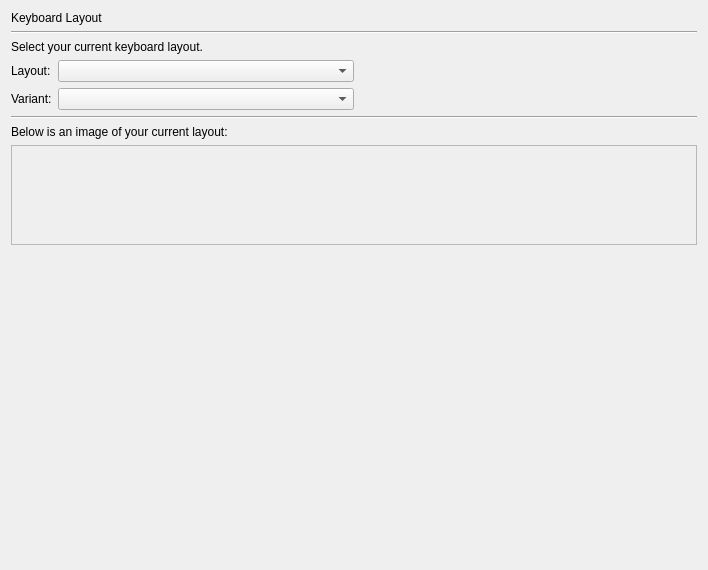
<?xml version="1.0" encoding="UTF-8"?>
<ui version="4.0">
 <class>page</class>
 <widget class="QWidget" name="page">
  <property name="geometry">
   <rect>
    <x>0</x>
    <y>0</y>
    <width>708</width>
    <height>570</height>
   </rect>
  </property>
  <property name="windowTitle">
   <string>Form</string>
  </property>
  <layout class="QVBoxLayout" name="verticalLayout">
   <item>
    <widget class="QLabel" name="keyboard_heading_label">
     <property name="text">
      <string>Keyboard Layout</string>
     </property>
    </widget>
   </item>
   <item>
    <widget class="Line" name="line3">
     <property name="frameShape">
      <enum>QFrame::HLine</enum>
     </property>
     <property name="frameShadow">
      <enum>QFrame::Sunken</enum>
     </property>
     <property name="orientation">
      <enum>Qt::Horizontal</enum>
     </property>
    </widget>
   </item>
   <item>
    <widget class="QLabel" name="keyboard_comment_label">
     <property name="text">
      <string>Select your current keyboard layout.</string>
     </property>
     <property name="wordWrap">
      <bool>false</bool>
     </property>
    </widget>
   </item>
   <item>
    <layout class="QHBoxLayout" name="horizontalLayout">
     <item>
      <layout class="QFormLayout" name="formLayout">
       <property name="fieldGrowthPolicy">
        <enum>QFormLayout::ExpandingFieldsGrow</enum>
       </property>
       <item row="0" column="0">
        <widget class="QLabel" name="keyboard_layout_label">
         <property name="text">
          <string>Layout:</string>
         </property>
        </widget>
       </item>
       <item row="0" column="1">
        <widget class="QComboBox" name="keyboard_layout_combobox">
         <property name="sizePolicy">
          <sizepolicy hsizetype="MinimumExpanding" vsizetype="Fixed">
           <horstretch>0</horstretch>
           <verstretch>0</verstretch>
          </sizepolicy>
         </property>
        </widget>
       </item>
       <item row="1" column="0">
        <widget class="QLabel" name="keyboard_variant_label">
         <property name="text">
          <string>Variant:</string>
         </property>
        </widget>
       </item>
       <item row="1" column="1">
        <widget class="QComboBox" name="keyboard_variant_combobox">
         <property name="sizePolicy">
          <sizepolicy hsizetype="MinimumExpanding" vsizetype="Fixed">
           <horstretch>0</horstretch>
           <verstretch>0</verstretch>
          </sizepolicy>
         </property>
        </widget>
       </item>
      </layout>
     </item>
     <item>
      <spacer name="horizontalSpacer">
       <property name="orientation">
        <enum>Qt::Horizontal</enum>
       </property>
       <property name="sizeHint" stdset="0">
        <size>
         <width>40</width>
         <height>20</height>
        </size>
       </property>
      </spacer>
     </item>
    </layout>
   </item>
   <item>
    <widget class="Line" name="line">
     <property name="orientation">
      <enum>Qt::Horizontal</enum>
     </property>
    </widget>
   </item>
   <item>
    <widget class="QLabel" name="keyboard_image_label">
     <property name="text">
      <string>Below is an image of your current layout:</string>
     </property>
    </widget>
   </item>
   <item>
    <widget class="QFrame" name="keyboard_frame">
     <property name="minimumSize">
      <size>
       <width>0</width>
       <height>100</height>
      </size>
     </property>
     <property name="frameShape">
      <enum>QFrame::StyledPanel</enum>
     </property>
     <property name="frameShadow">
      <enum>QFrame::Raised</enum>
     </property>
    </widget>
   </item>
   <item>
    <spacer name="verticalSpacer_6">
     <property name="orientation">
      <enum>Qt::Vertical</enum>
     </property>
     <property name="sizeHint" stdset="0">
      <size>
       <width>20</width>
       <height>10</height>
      </size>
     </property>
    </spacer>
   </item>
  </layout>
 </widget>
 <resources/>
 <connections/>
</ui>
